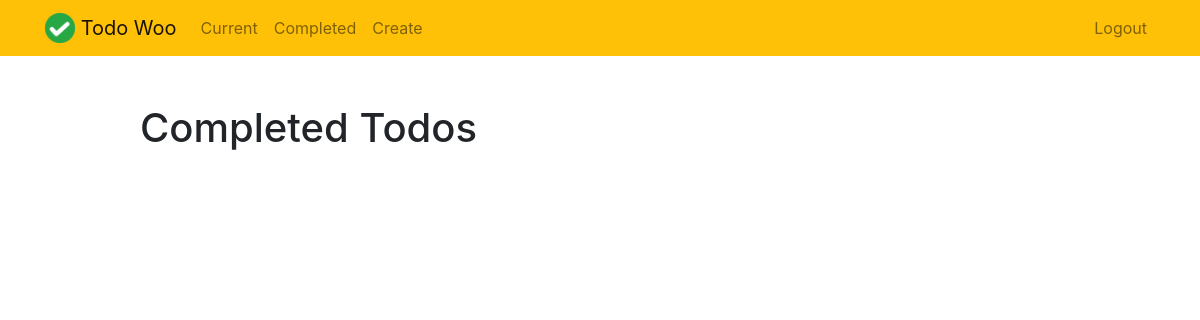
Before: /completed/ (signed in) with the older database file.
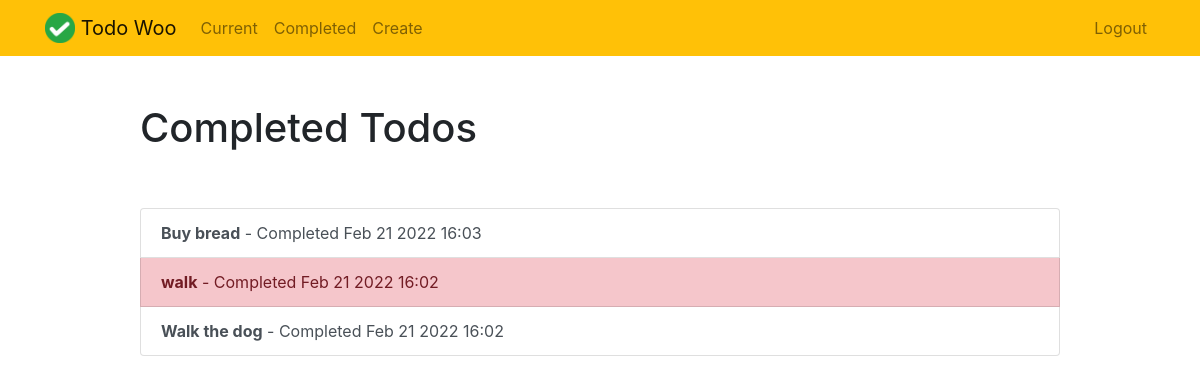
After: the same page with the newer database file.
### todo/models.py (models this page shows, shortened)
class Todo(models.Model):
    title = models.CharField(max_length=100)
    memo = models.TextField(blank=True)
    created = models.DateTimeField(auto_now_add=True)
    datecompleted = models.DateTimeField(null=True, blank=True)
    important = models.BooleanField(default=False)
    user = models.ForeignKey(User, on_delete=models.CASCADE)

### todo/views.py (the view)
# urls.py: path('completed/', views.completedtodos, name='completedtodos'),
@login_required
def completedtodos(request):
    todos = Todo.objects.filter(user=request.user, datecompleted__isnull=False).order_by('-datecompleted')
    return render(request, 'todo/completedtodos.html', {'todos':todos})

### todo/templates/todo/completedtodos.html
{% extends "todo/base.html" %}
{% block content %}
    <div class="row justify-content-center mt-5">
        <div class="col-md-10">
            <h1>Completed Todos</h1>
        </div>
    </div>
    <div class="row justify-content-center mt-5">
        <div class="col-md-10">
            <div class="list-group">
                {% for todo in todos %}
                    <a href="{% url 'viewtodo' todo.id %}" class="list-group-item list-group-item-action{% if todo.important %} list-group-item-danger{% endif %}"><b>{{ todo.title }}</b> - Completed {{ todo.datecompleted|date:'M j Y H:i' }}</a>
                {% endfor %}
            </div>
        </div>
    </div>
{% endblock %}

Changed rows visible on the page:
now on this page (row edited): Todo: title "Buy bread", datecompleted "Feb 21 2022 16:03"
now on this page (row edited): Todo: title "walk", datecompleted "Feb 21 2022 16:02", important True (drawn)
now on this page (row edited): Todo: title "Walk the dog", datecompleted "Feb 21 2022 16:02"
